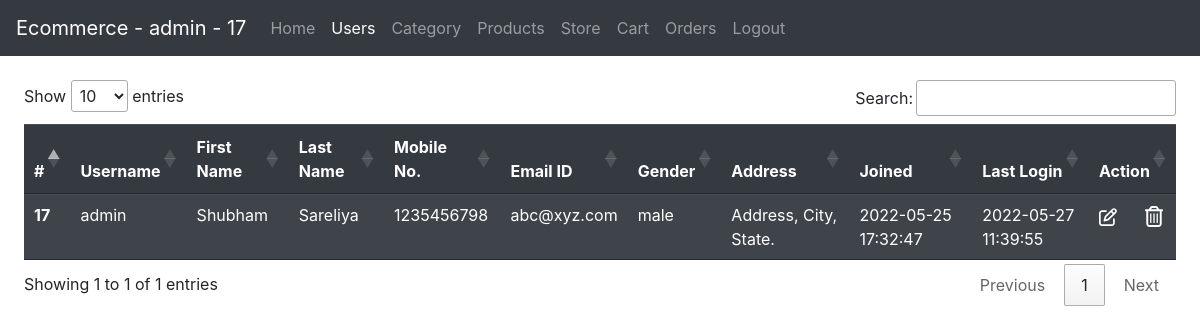
The app's page /user.php (signed in) with its own data.
### tables this page shows
CREATE TABLE `users` (
  `sno` int(11) NOT NULL,
  `username` varchar(20) NOT NULL,
  `fname` varchar(80) NOT NULL,
  `lname` varchar(80) NOT NULL,
  `mobile` int(10) NOT NULL,
  `email` varchar(80) NOT NULL,
  `gender` varchar(10) NOT NULL,
  `address` varchar(400) NOT NULL,
  `password` varchar(255) NOT NULL,
  `join_date` datetime NOT NULL DEFAULT current_timestamp(),
  `lastlogin` datetime NOT NULL DEFAULT current_timestamp()
);

### user.php (the view, shortened to what this page needs)
<!doctype html>
<html lang="en">
  <head>
    <link rel="stylesheet" href="https://cdn.jsdelivr.net/npm/bootstrap@4.6.1/dist/css/bootstrap.min.css">
    <link rel="stylesheet" href="./asset/css/style.css">
    <link rel="stylesheet" type="text/css" href="https://cdn.datatables.net/1.12.0/css/jquery.dataTables.css">
  </head>
  <body>
    <?php
      include "./includes/nav.php";
      if(isset($_SESSION['username'])) {
        $sql = "SELECT * FROM users";
        $result = mysqli_query($conn, $sql);
        echo '<div class="m-4">
          <table class="table table-striped table-dark" id="user_table">
            <thead>
              <tr>
                <th scope="col">#</th>
                <th scope="col">Username</th>
                <th scope="col">First Name</th>
                <th scope="col">Last Name</th>
                <th scope="col">Mobile No.</th>
                <th scope="col">Email ID</th>
                <th scope="col">Gender</th>
                <th scope="col">Address</th>
                <th scope="col">Joined</th>
                <th scope="col">Last Login</th>
                <th scope="col">Action</th>
              </tr>
            </thead>';
        while($row = mysqli_fetch_assoc($result)) {
          echo '<tr>
            <th scope="row">'.$row['sno'].'</th>
            <td>'.$row['username'].'</td>
            <td>'.$row['fname'].'</td>
            <td>'.$row['lname'].'</td>
            <td>'.$row['mobile'].'</td>
            <td>'.$row['email'].'</td>
            <td>'.$row['gender'].'</td>
            <td>'.$row['address'].'</td>
            <td>'.$row['join_date'].'</td>
            <td>'.$row['lastlogin'].'</td>
            <td>
              <a href="./editUser.php?sno='.$row['sno'].'" class="mr-4"><img src = "./asset/icon/edit.svg" alt="Edit" width="18"/></a>
              <a id="delete-url-'.$row['sno'].'" href-url="delete.php?sno='.$row['sno'].'" href="javascript:void(0);" onclick="confirmation('.$row['sno'].');"><img src = "./asset/icon/delete.svg" alt="Delete" width="18"/></a>
            </td>
          </tr>';
        }
      } else {
        $_SESSION['err'] = 1;
        $_SESSION['errmsg'] = "Please Sign Up or Login to continue.";
        header("location: ./signup.php");
      }
    ?>
  </body>
</html>

### records on screen
users: sno "17", username "admin", fname "Shubham", lname "Sareliya", mobile "1235456798", email "abc@xyz.com", gender "male", address "Address, City, State.", join_date "2022-05-25 17:32:47", lastlogin "2022-05-27 11:39:55"

### other values on screen
$_SESSION['username'] "admin"
$_SESSION['sno'] "17"
